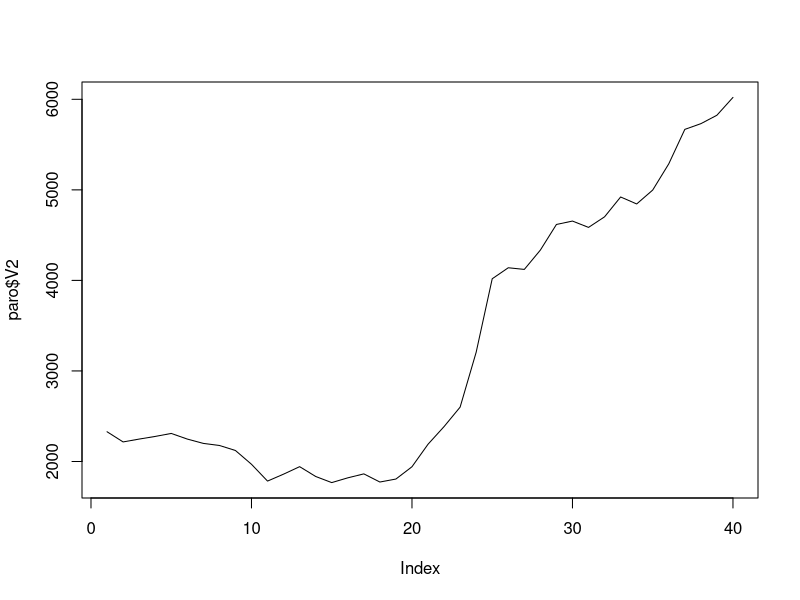
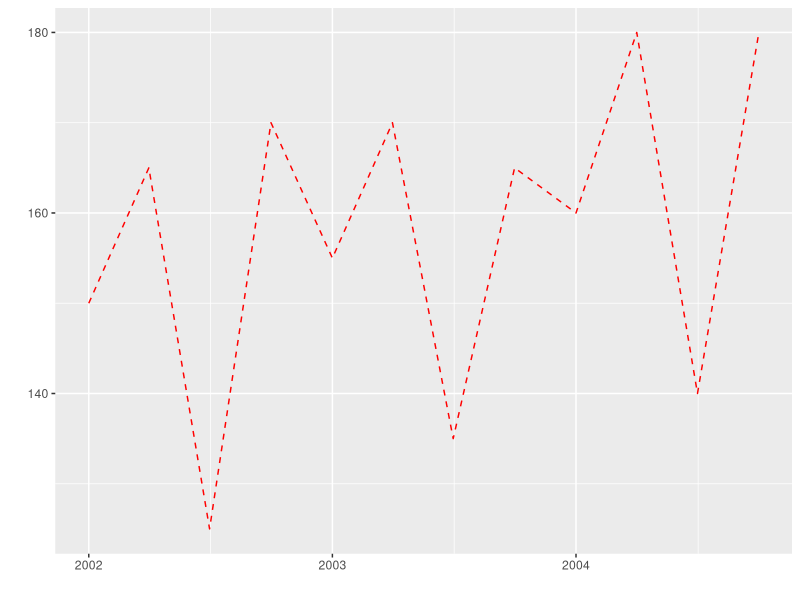

The R script that drew these images, in order: (Note: this script raises an error after producing the figures.)
## ---- chunk 1
knitr::opts_chunk$set(echo = TRUE)
## ---- chunk 2
library(ggfortify)
## ---- chunk 3
fichero <- read.csv("datosIPC.csv", header=T, dec=",",sep=";")
head(fichero)
str(fichero)
## ---- chunk 4
fichero[,1]=as.character(fichero[,1])
str(fichero)
## ---- chunk 5
paro <- read.csv("paro.csv", header=F, dec=".", sep=";")
str(paro)

paro[,1]=as.character(paro[,1])
str(paro)
## ---- chunk 6
plot(paro$V2, type = "l")
## ---- chunk 7
datos1 = c(150, 165, 125, 170, 155, 170, 135, 165, 160, 180, 140, 180) 
datos1
## ---- chunk 8
serie1=ts(data=datos1,frequency=4,start=c(2002,1)) 
serie1
## ---- chunk 9

autoplot(serie1, ts.colour = 'red', ts.linetype = 'dashed')
## ---- chunk 10
autoplot(stl(paro, s.window = 'periodic'), ts.colour = 'blue')
## ---- chunk 11
plot(serie1,xaxt = "n")
#axis(1, at = c('2002T1','2002T2','2002T3','2002T4','2003T1','2003T2','2003T3','2003T4', '2004T1','2004T2','2004T3','2004T4'))
## ---- chunk 12
paro <- ts(paro[,2], start=2003,freq=4)
plot(paro)
## ---- chunk 13
m <- decompose(paro)
plot(m) # representa las componenetes de la serie
## ---- chunk 14
m$x
## ---- chunk 15
m$figure
plot(m$figure, type="h")
## ---- chunk 16
m$trend # medias móviles
plot(m$trend, type="l")
## ---- chunk 17
plot(m$trend , type = "l" , col="red")
## ---- chunk 18
ts(1:10, start = 1959)
ts(1:47, frequency = 12, start = c(1959, 2))
ts(1:10, frequency = 4, start = c(1959, 2))
ts(matrix(rpois(36, 5), 12, 3), start=c(1961, 1), frequency=12)
## ---- chunk 19
z <- ts(matrix(rnorm(300), 100, 3), start = c(1961, 1), frequency = 12)
plot(z)
## ---- chunk 20
componentes = decompose(serie1,type=c("multiplicative"))
mmcent = componentes$trend
mmcent
## ---- chunk 21
varest = componentes$figure # Índice para cada estación
varest2
